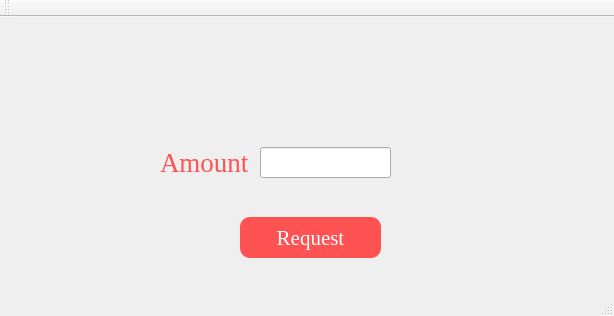
<?xml version="1.0" encoding="UTF-8"?>
<ui version="4.0">
 <class>bloodRequestPageClass</class>
 <widget class="QMainWindow" name="bloodRequestPageClass">
  <property name="geometry">
   <rect>
    <x>0</x>
    <y>0</y>
    <width>614</width>
    <height>316</height>
   </rect>
  </property>
  <property name="windowTitle">
   <string>bloodRequestPage</string>
  </property>
  <widget class="QWidget" name="centralWidget">
   <widget class="QPushButton" name="requestBtn">
    <property name="geometry">
     <rect>
      <x>240</x>
      <y>200</y>
      <width>141</width>
      <height>41</height>
     </rect>
    </property>
    <property name="palette">
     <palette>
      <active>
       <colorrole role="Button">
        <brush brushstyle="SolidPattern">
         <color alpha="255">
          <red>255</red>
          <green>82</green>
          <blue>82</blue>
         </color>
        </brush>
       </colorrole>
       <colorrole role="ButtonText">
        <brush brushstyle="SolidPattern">
         <color alpha="255">
          <red>255</red>
          <green>255</green>
          <blue>255</blue>
         </color>
        </brush>
       </colorrole>
       <colorrole role="Base">
        <brush brushstyle="SolidPattern">
         <color alpha="255">
          <red>255</red>
          <green>82</green>
          <blue>82</blue>
         </color>
        </brush>
       </colorrole>
       <colorrole role="Window">
        <brush brushstyle="SolidPattern">
         <color alpha="255">
          <red>255</red>
          <green>82</green>
          <blue>82</blue>
         </color>
        </brush>
       </colorrole>
      </active>
      <inactive>
       <colorrole role="Button">
        <brush brushstyle="SolidPattern">
         <color alpha="255">
          <red>255</red>
          <green>82</green>
          <blue>82</blue>
         </color>
        </brush>
       </colorrole>
       <colorrole role="ButtonText">
        <brush brushstyle="SolidPattern">
         <color alpha="255">
          <red>255</red>
          <green>255</green>
          <blue>255</blue>
         </color>
        </brush>
       </colorrole>
       <colorrole role="Base">
        <brush brushstyle="SolidPattern">
         <color alpha="255">
          <red>255</red>
          <green>82</green>
          <blue>82</blue>
         </color>
        </brush>
       </colorrole>
       <colorrole role="Window">
        <brush brushstyle="SolidPattern">
         <color alpha="255">
          <red>255</red>
          <green>82</green>
          <blue>82</blue>
         </color>
        </brush>
       </colorrole>
      </inactive>
      <disabled>
       <colorrole role="Button">
        <brush brushstyle="SolidPattern">
         <color alpha="255">
          <red>255</red>
          <green>82</green>
          <blue>82</blue>
         </color>
        </brush>
       </colorrole>
       <colorrole role="Base">
        <brush brushstyle="SolidPattern">
         <color alpha="255">
          <red>255</red>
          <green>82</green>
          <blue>82</blue>
         </color>
        </brush>
       </colorrole>
       <colorrole role="Window">
        <brush brushstyle="SolidPattern">
         <color alpha="255">
          <red>255</red>
          <green>82</green>
          <blue>82</blue>
         </color>
        </brush>
       </colorrole>
      </disabled>
     </palette>
    </property>
    <property name="font">
     <font>
      <family>Times New Roman</family>
      <pointsize>16</pointsize>
     </font>
    </property>
    <property name="styleSheet">
     <string notr="true">QPushButton {
    background-color: #FF5252 ;
     border-radius: 10px;
}

QPushButton:hover {
    background-color: #7A0000;
    border-radius: 10px;
}

QPushButton:pressed {
    background-color: black;
    border-radius: 10px;
}</string>
    </property>
    <property name="text">
     <string>Request</string>
    </property>
   </widget>
   <widget class="QLabel" name="label">
    <property name="geometry">
     <rect>
      <x>160</x>
      <y>120</y>
      <width>111</width>
      <height>51</height>
     </rect>
    </property>
    <property name="font">
     <font>
      <family>Times New Roman</family>
      <pointsize>20</pointsize>
     </font>
    </property>
    <property name="styleSheet">
     <string notr="true"> color: #FF5252 ;</string>
    </property>
    <property name="text">
     <string>Amount</string>
    </property>
   </widget>
   <widget class="QLabel" name="stateTxt">
    <property name="geometry">
     <rect>
      <x>280</x>
      <y>60</y>
      <width>111</width>
      <height>51</height>
     </rect>
    </property>
    <property name="font">
     <font>
      <family>Times New Roman</family>
      <pointsize>20</pointsize>
     </font>
    </property>
    <property name="styleSheet">
     <string notr="true"> color: #FF5252 ;</string>
    </property>
    <property name="text">
     <string/>
    </property>
   </widget>
   <widget class="QLineEdit" name="amount">
    <property name="geometry">
     <rect>
      <x>260</x>
      <y>130</y>
      <width>131</width>
      <height>31</height>
     </rect>
    </property>
   </widget>
  </widget>
  <widget class="QMenuBar" name="menuBar">
   <property name="geometry">
    <rect>
     <x>0</x>
     <y>0</y>
     <width>614</width>
     <height>22</height>
    </rect>
   </property>
  </widget>
  <widget class="QToolBar" name="mainToolBar">
   <attribute name="toolBarArea">
    <enum>TopToolBarArea</enum>
   </attribute>
   <attribute name="toolBarBreak">
    <bool>false</bool>
   </attribute>
  </widget>
  <widget class="QStatusBar" name="statusBar"/>
 </widget>
 <layoutdefault spacing="6" margin="11"/>
 <resources/>
 <connections/>
</ui>
